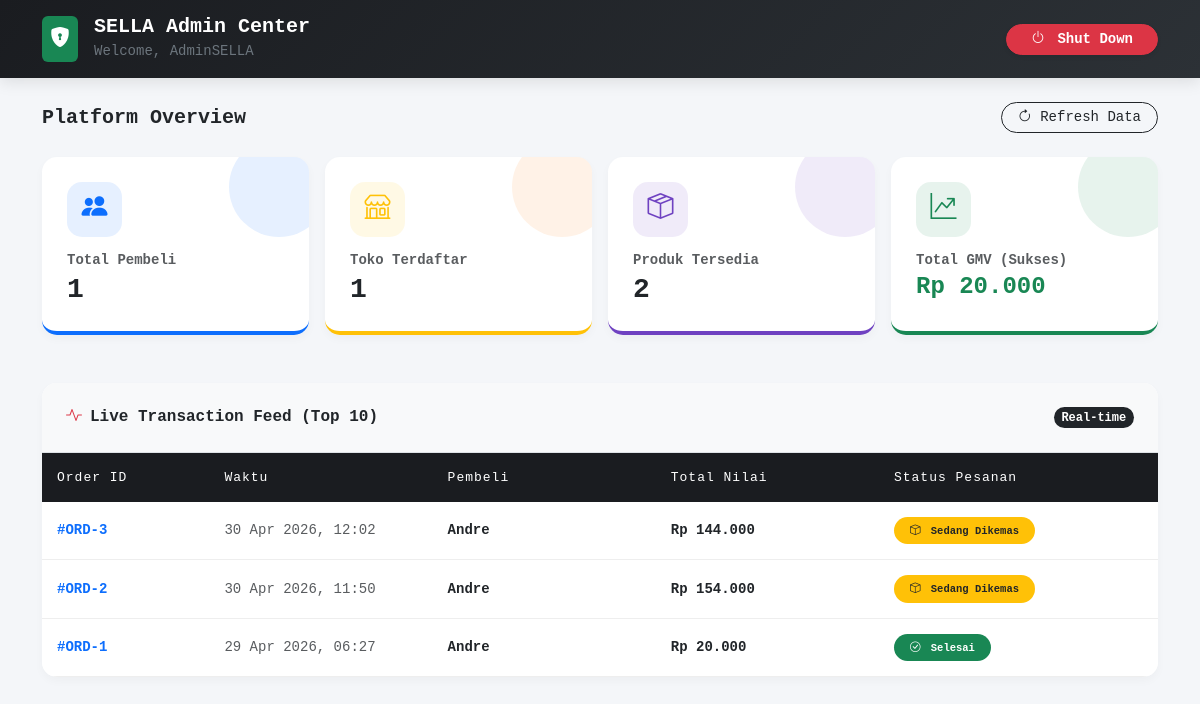
/dashboard_admin.php (signed in), run on the app's committed database.
### tables this page shows
CREATE TABLE `orders` (
  `id` int(11) NOT NULL,
  `pembeli_id` int(11) NOT NULL,
  `total_bayar` int(11) NOT NULL,
  `status_pesanan` enum('belum_bayar','dikemas','dikirim','selesai') DEFAULT 'belum_bayar',
  `metode_pembayaran` varchar(50) DEFAULT 'sella_pay',
  `no_resi` varchar(50) DEFAULT NULL,
  `tanggal_transaksi` timestamp NOT NULL DEFAULT current_timestamp()
);

CREATE TABLE `users` (
  `id` int(11) NOT NULL,
  `username` varchar(50) NOT NULL,
  `password` varchar(255) NOT NULL,
  `email` varchar(100) NOT NULL,
  `role` enum('pembeli','penjual','admin') NOT NULL,
  `saldo` int(11) DEFAULT 0,
  `sella_coins` int(11) DEFAULT 0,
  `kurir_aktif` varchar(100) DEFAULT 'jne,pos',
  `provinsi_id` int(11) DEFAULT NULL,
  `kota_id` int(11) DEFAULT NULL,
  `alamat_lengkap` text DEFAULT NULL,
  `created_at` timestamp NOT NULL DEFAULT current_timestamp()
);

### dashboard_admin.php (the view, shortened to what this page needs)
<?php
include 'koneksi.php';
$admin_name = $_SESSION['username'];
$q_pembeli = mysqli_query($conn, "SELECT COUNT(id) FROM users WHERE role = 'pembeli'");
$tot_pembeli = mysqli_fetch_array($q_pembeli)[0];
$q_penjual = mysqli_query($conn, "SELECT COUNT(id) FROM users WHERE role = 'penjual'");
$tot_penjual = mysqli_fetch_array($q_penjual)[0];
$q_produk = mysqli_query($conn, "SELECT COUNT(id) FROM products");
$tot_produk = mysqli_fetch_array($q_produk)[0];
$q_gmv = mysqli_query($conn, "SELECT SUM(total_bayar) FROM orders WHERE status_pesanan = 'selesai'");
$gmv = mysqli_fetch_array($q_gmv)[0] ?? 0;
$q_transaksi = mysqli_query($conn, "
    SELECT o.*, u.username as nama_pembeli
    FROM orders o
    JOIN users u ON o.pembeli_id = u.id
    ORDER BY o.id DESC LIMIT 10
");
?>
<!DOCTYPE html>
<html lang="id">
<head>
    <link href="https://cdn.jsdelivr.net/npm/bootstrap@5.3.0/dist/css/bootstrap.min.css" rel="stylesheet">
    <link rel="stylesheet" href="https://cdn.jsdelivr.net/npm/bootstrap-icons@1.10.5/font/bootstrap-icons.css">
</head>
<body>
<div class="admin-nav mb-4">
    <div class="container d-flex justify-content-between align-items-center">
        <div class="d-flex align-items-center">
            <div class="bg-success text-white rounded p-2 me-3 fs-5"><i class="bi bi-shield-lock-fill"></i></div>
            <div>
                <h5 class="m-0 fw-bold text-white">SELLA Admin Center</h5>
                <small class="text-secondary">Welcome, <?php echo $admin_name; ?></small>
            </div>
        </div>
        <a href="logout.php" class="btn btn-danger btn-sm rounded-pill px-4 fw-bold shadow-sm"><i class="bi bi-power me-1"></i> Shut Down</a>
    </div>
</div>
<div class="container pb-5">
    <div class="d-flex justify-content-between align-items-center mb-4">
        <h5 class="fw-bold m-0">Platform Overview</h5>
        <button class="btn btn-outline-dark btn-sm rounded-pill px-3" onclick="location.reload();"><i class="bi bi-arrow-clockwise"></i> Refresh Data</button>
    </div>
    <div class="row g-3 mb-5">
        <div class="col-6 col-md-3">
            <div class="stat-card c-pembeli border-bottom border-primary border-4">
                <div class="icon-box bg-primary bg-opacity-10 text-primary"><i class="bi bi-people-fill"></i></div>
                <h6 class="text-muted fw-bold mb-1 small">Total Pembeli</h6>
                <h3 class="fw-bold m-0"><?php echo number_format($tot_pembeli, 0, ',', '.'); ?></h3>
            </div>
        </div>
        <div class="col-6 col-md-3">
            <div class="stat-card c-penjual border-bottom border-warning border-4">
                <div class="icon-box bg-warning bg-opacity-10 text-warning"><i class="bi bi-shop"></i></div>
                <h6 class="text-muted fw-bold mb-1 small">Toko Terdaftar</h6>
                <h3 class="fw-bold m-0"><?php echo number_format($tot_penjual, 0, ',', '.'); ?></h3>
            </div>
        </div>
        <div class="col-6 col-md-3">
            <div class="stat-card c-produk border-bottom border-purple border-4" style="border-color: #6f42c1 !important;">
                <div class="icon-box bg-purple bg-opacity-10" style="color: #6f42c1; background: rgba(111, 66, 193, 0.1);"><i class="bi bi-box-seam"></i></div>
                <h6 class="text-muted fw-bold mb-1 small">Produk Tersedia</h6>
                <h3 class="fw-bold m-0"><?php echo number_format($tot_produk, 0, ',', '.'); ?></h3>
            </div>
        </div>
        <div class="col-6 col-md-3">
            <div class="stat-card c-gmv border-bottom border-success border-4">
                <div class="icon-box bg-success bg-opacity-10 text-success"><i class="bi bi-graph-up-arrow"></i></div>
                <h6 class="text-muted fw-bold mb-1 small">Total GMV (Sukses)</h6>
                <h4 class="fw-bold m-0 text-success">Rp <?php echo number_format($gmv, 0, ',', '.'); ?></h4>
            </div>
        </div>
    </div>
    <div class="table-card">
        <div class="p-4 border-bottom bg-light d-flex justify-content-between align-items-center">
            <h6 class="fw-bold m-0"><i class="bi bi-activity text-danger me-2"></i>Live Transaction Feed (Top 10)</h6>
            <span class="badge bg-dark rounded-pill">Real-time</span>
        </div>
        <div class="table-responsive">
            <table class="table table-hover table-custom m-0">
                <thead>
                    <tr>
                        <th width="15%">Order ID</th>
                        <th width="20%">Waktu</th>
                        <th width="20%">Pembeli</th>
                        <th width="20%">Total Nilai</th>
                        <th width="25%">Status Pesanan</th>
                    </tr>
                </thead>
                <tbody>
                    <?php
                    if(mysqli_num_rows($q_transaksi) > 0):
                        while($trx = mysqli_fetch_assoc($q_transaksi)):
                    ?>
                    <tr>
                        <td class="fw-bold text-primary">#ORD-<?php echo $trx['id']; ?></td>
                        <td class="text-muted small"><?php echo date('d M Y, H:i', strtotime($trx['tanggal_transaksi'])); ?></td>
                        <td class="fw-bold"><?php echo $trx['nama_pembeli']; ?></td>
                        <td class="fw-bold text-dark">Rp <?php echo number_format($trx['total_bayar'], 0, ',', '.'); ?></td>
                        <td>
                            <?php
                                if($trx['status_pesanan'] == 'dikemas'){
                                    echo '<span class="badge bg-warning text-dark px-3 py-2 rounded-pill"><i class="bi bi-box me-1"></i> Sedang Dikemas</span>';
                                } else if($trx['status_pesanan'] == 'dikirim'){
                                    echo '<span class="badge bg-info text-white px-3 py-2 rounded-pill"><i class="bi bi-truck me-1"></i> Dalam Pengiriman</span>';
                                } else if($trx['status_pesanan'] == 'selesai'){
                                    echo '<span class="badge bg-success text-white px-3 py-2 rounded-pill"><i class="bi bi-check-circle me-1"></i> Selesai</span>';
                                } else {
                                    echo '<span class="badge bg-secondary px-3 py-2 rounded-pill">'.strtoupper($trx['status_pesanan']).'</span>';
                                }
                            ?>
                        </td>
                    </tr>
                    <?php
                        endwhile;
                    endif; ?>
                </tbody>
            </table>
        </div>
    </div>
</div>
</body>
</html>

### dashboard_admin.php (style rules this page uses)
body { background-color: #f4f6f9; font-family: 'Courier New', Courier, monospace; }
.admin-nav { background: linear-gradient(135deg, #1a1c20, #2c3136); padding: 15px 0; box-shadow: 0 4px 15px rgba(0,0,0,0.1); position: sticky; top: 0; z-index: 1030; }
.stat-card { background: #fff; border-radius: 15px; padding: 25px; box-shadow: 0 4px 10px rgba(0,0,0,0.03); border: none; height: 100%; transition: 0.3s; position: relative; overflow: hidden; }
.stat-card::after { content: ''; position: absolute; top: -20px; right: -20px; width: 100px; height: 100px; border-radius: 50%; opacity: 0.1; }
.stat-card.c-pembeli::after { background: #0d6efd; }
.stat-card.c-penjual::after { background: #fd7e14; }
.stat-card.c-produk::after { background: #6f42c1; }
.stat-card.c-gmv::after { background: #198754; }
.icon-box { width: 55px; height: 55px; border-radius: 15px; display: flex; align-items: center; justify-content: center; font-size: 26px; margin-bottom: 15px; }
.table-card { background: #fff; border-radius: 15px; box-shadow: 0 4px 10px rgba(0,0,0,0.03); overflow: hidden; }
.table-custom th { background: #1a1c20; color: #fff; font-weight: normal; letter-spacing: 1px; font-size: 13px; padding: 15px; border: none; }
.table-custom td { padding: 15px; vertical-align: middle; border-bottom: 1px solid #eee; font-size: 14px; }

### data on the page
orders: id "3", tanggal_transaksi "30 Apr 2026, 12:02", pembeli.username "Andre", total_bayar "144.000", status_pesanan "dikemas" (drawn)
orders: id "2", tanggal_transaksi "30 Apr 2026, 11:50", pembeli.username "Andre", total_bayar "154.000", status_pesanan "dikemas" (drawn)
orders: id "1", tanggal_transaksi "29 Apr 2026, 06:27", pembeli.username "Andre", total_bayar "20.000", status_pesanan "selesai" (drawn)

### other printed values
$admin_name "AdminSELLA"
$tot_pembeli "1"
$tot_penjual "1"
$tot_produk "2"
$gmv "20.000"
